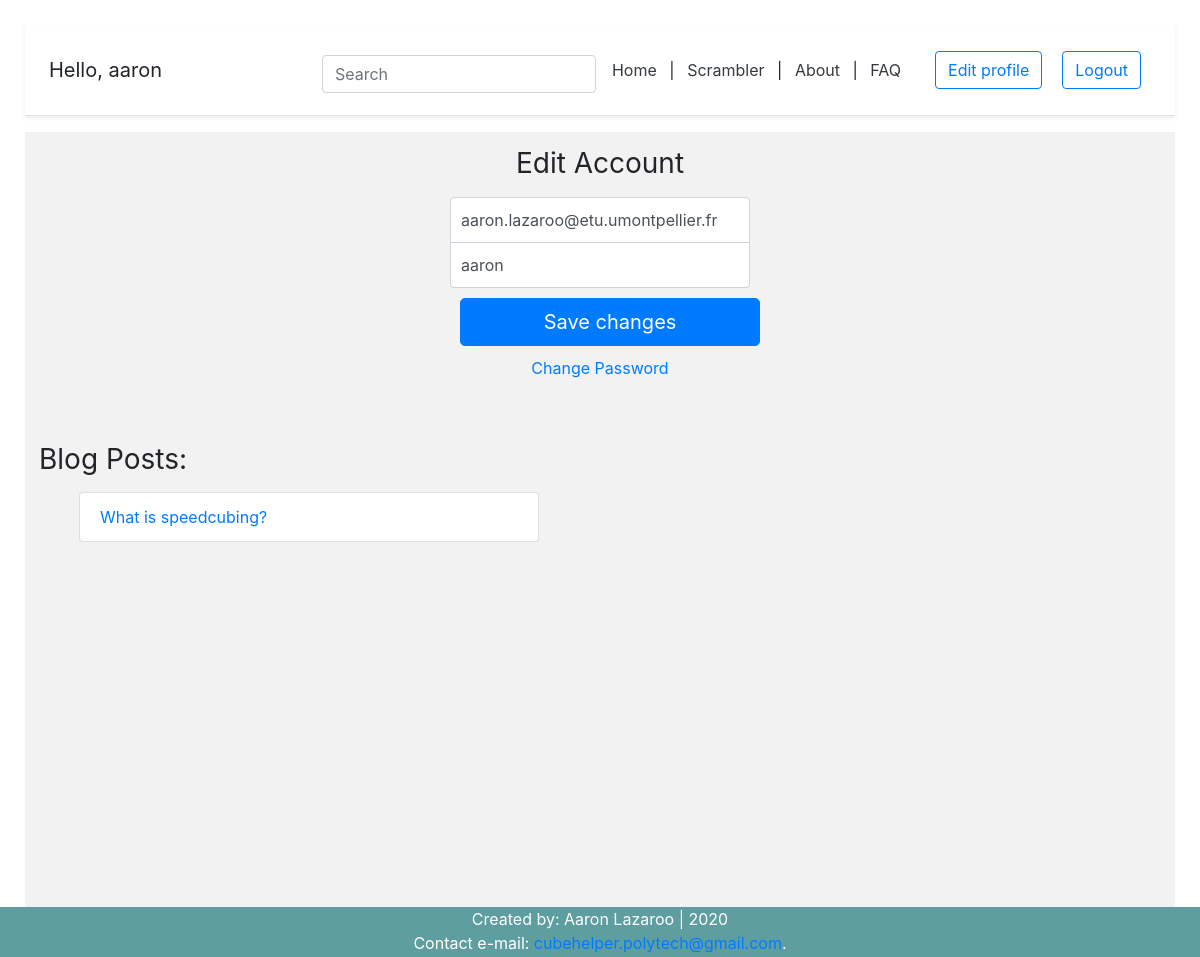
The app's page /account/ (signed in) with its own data.
### account/models.py (models this page shows, shortened)
class Account(AbstractBaseUser):
	email = models.EmailField(verbose_name='email', max_length=60, unique=True)
	username = models.CharField(max_length=30, unique=True)
	date_joined = models.DateTimeField(verbose_name='date_joined',auto_now_add=True)
	last_login = models.DateTimeField(verbose_name='last_login',auto_now=True)
	is_admin = models.BooleanField(default=False)
	is_active = models.BooleanField(default=True)
	is_staff = models.BooleanField(default=False)
	is_superuser = models.BooleanField(default=False)
	USERNAME_FIELD = 'email' #login credential
	REQUIRED_FIELDS = ['username']
	objects = MyAccountManager() #reference to account manager

### blog/models.py (models this page shows)
class BlogPost(models.Model):
	title = models.CharField(max_length=50, null=False, blank=False)
	body = models.TextField(max_length=5000, null=False, blank=False)
	image = models.ImageField(upload_to=upload_location, null=False, blank=False) # needs pillow to be installed (pip install pillow)
	date_published = models.DateTimeField(auto_now_add=True, verbose_name="date published")
	date_updated = models.DateTimeField(auto_now=True, verbose_name="date updated")
	author = models.ForeignKey(settings.AUTH_USER_MODEL, on_delete=models.CASCADE) # delete objects associated with post, except the author
	slug = models.SlugField(blank=True, unique=True) # url
	def __str__(self):
		return self.title

### account/views.py (the view)
# urls.py: path('account/', account_view, name='account'),
def account_view(request):
	if not request.user.is_authenticated:
		return redirect('login')
	context = {}
	if request.POST:
		form = UpdateForm(request.POST, instanc=request.user) # form requires instance
		if form.is_valid():
			form.initial={
				"email": request.POST['email'],
				"username": request.POST['username'],
			}
			form.save()
			context['success_message'] = "Changes saved successfully"
	else:
		form = UpdateForm(
				initial= {
					"email" : request.user.email,
					"username" : request.user.username,
				}
			)
	context['account_form'] = form
	blog_posts = BlogPost.objects.filter(author=request.user)
	context['blog_posts'] = blog_posts
	return render(request, 'account/account.html',context)

### account/forms.py (shortened to what this page needs)
class UpdateForm(forms.ModelForm):
	class Meta:
		model = Account
		fields = ('email','username')

### account/templates/account/account.html (shortened to what this page needs)
{% extends 'index.html' %}
{% block content %}
<form class="form-signin" method="post">
	<h1 class="h3 mb-3 font-weight-normal">Edit Account</h1>
	<input type="email" name="email" id="inputEmail" class="form-control" placeholder="Email address" required autofocus value={{account_form.initial.email}}>
	<input type="text" name="username" id="inputUsername" class="form-control" placeholder="Username" required value={{account_form.initial.username}}>
	<button class="btn btn-lg btn-primary btn-block" type="submit">Save changes</button>
	<div class="d-flex flex-column">
		<a class="m-auto" href="{% url 'password_change' %}">Change Password</a>
	</div>
</form>
	<div class="container mt-4 p-4">
		<div class="row">
			<div class="blog-posts">
				<h3 class="mb-3 font-weight-normal">Blog Posts:</h3>
				{% if blog_posts %}
				<ul>
					{% for post in blog_posts %}
						<a href="{% url 'blog:detail' post.slug %}" style="text-decoration: none;">
							<li class="list-group-item">{{post}}</li>
						</a>
					{% endfor %}
				</ul>
				{% else %}
				<p class="m-auto">No blog posts. Create one <a href="{% url 'blog:create' %}">here</a></p>
				{% endif %}
			</div>
		</div>
	</div>
{% endblock content %}

### myapp/templates/snippets/header.html (shortened to what this page needs)
<link rel="stylesheet" href="https://stackpath.bootstrapcdn.com/bootstrap/4.4.1/css/bootstrap.min.css">
<div class="d-flex flex-column flex-md-row align-items-center p-3 px-md-4 mb-3 bg-white border-bottom shadow-sm">
{% if request.user.is_authenticated %}
  <h5 class="my-0 mr-md-auto font-weight-normal">Hello, {{request.user.username}}</h5>
 {% else %}
 <h5 class="my-0 mr-md-auto font-weight-normal">Welcome to Cube Helper</h5>
 {% endif %}
<div class="search_bar mt-sm-2 mr-2">
	<form method="get">
		<input type="text" class="form-control" name="q" id="id_q" placeholder="Search">
	</form>
</div>
  <nav class="my-2 my-md-0 mr-md-3">
	<a class="p-2 text-dark" href="{% url 'homepage' %}">Home</a> |
	<a class="p-2 text-dark" href="{% url 'scramble' %}">Scrambler</a> |
	<a class="p-2 text-dark" href="{% url 'about' %}">About</a> |
	<a class="p-2 text-dark" href="{% url 'faq' %}">FAQ</a>
	</nav>
	{% if request.user.is_authenticated %}
	<a class="btn btn-outline-primary" href="{% url 'account' %}">Edit profile</a>
	<a class="btn btn-outline-primary" href="{% url 'logout' %}">Logout</a>
	{% else %}
	<a class="btn btn-outline-primary" href="{% url 'register' %}">Register</a>
	<a class="btn btn-outline-primary" href="{% url 'login' %}">Login</a>
	{% endif %}
</div>

### myapp/static/styles.css (style rules this page uses)
html { position: relative; min-height: 100%; }
body { margin: 0 0 100px; padding: 25px; }
.btn { margin: 1px; }
.h3 { text-align: center; }
@media (min-width: 768px) { html { font-size: 16px; } }
.container { max-width: 960px; }
.form-signin { width: 100%; max-width: 330px; padding: 15px; margin: auto; }
.form-signin .form-control { position: relative; box-sizing: border-box; height: auto; padding: 10px; font-size: 16px; }
.form-signin input[type="email"] { margin-bottom: -1px; border-bottom-right-radius: 0; border-bottom-left-radius: 0; }
.form-signin input[type="text"] { margin-bottom: 10px; border-top-left-radius: 0; border-top-right-radius: 0; }
.blog-posts { max-width: 500px; width: 100%; }
.container { padding: 5px; }
.btn { display: block; margin: 10px; }

### records on screen
Account: user.username "aaron", email "aaron.lazaroo@etu.umontpellier.fr", username "aaron"
BlogPost: title "What is speedcubing?"
